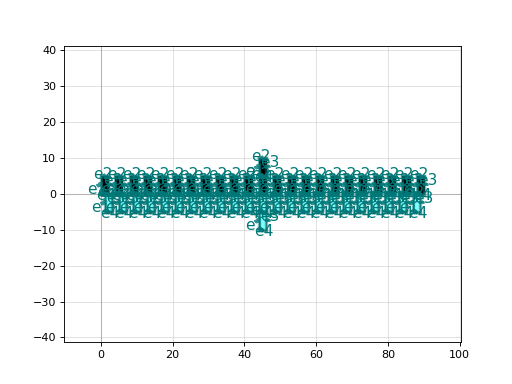

Recreate this plot in Python.
import gdsfactory as gf

c = gf.components.litho_calipers(notch_size=(2.0, 5.0), notch_spacing=2.0, num_notches=11, offset_per_notch=0.1, row_spacing=0.0, layer1='WG', layer2='SLAB150')
c.plot()
